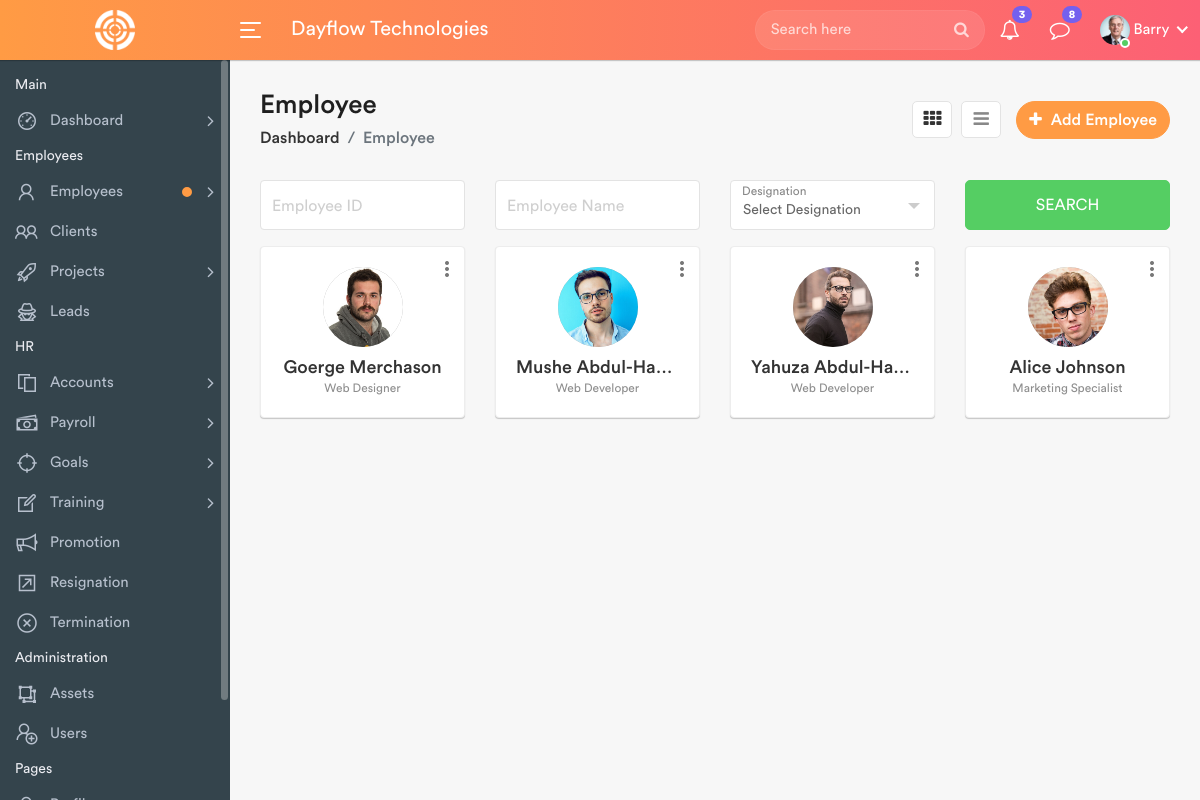
Page /employees.php (signed in) on the committed database.
### tables this page shows
CREATE TABLE `users` (
  `id` int(11) NOT NULL,
  `FirstName` varchar(200) NOT NULL,
  `LastName` varchar(200) NOT NULL,
  `UserName` varchar(200) NOT NULL,
  `Email` varchar(100) NOT NULL,
  `Password` varchar(200) NOT NULL,
  `Phone` varchar(20) NOT NULL,
  `Address` varchar(200) NOT NULL,
  `Picture` varchar(255) NOT NULL,
  `dateTime` datetime NOT NULL DEFAULT current_timestamp()
);

CREATE TABLE `employees` (
  `id` int(11) NOT NULL,
  `FirstName` varchar(100) NOT NULL,
  `LastName` varchar(100) NOT NULL,
  `UserName` varchar(20) NOT NULL,
  `Email` varchar(100) NOT NULL,
  `Password` varchar(255) NOT NULL,
  `Employee_Id` varchar(50) NOT NULL,
  `Phone` varchar(20) NOT NULL,
  `Department` varchar(255) NOT NULL,
  `Designation` varchar(255) NOT NULL,
  `Joining_Date` date NOT NULL DEFAULT current_timestamp(),
  `Picture` varchar(200) NOT NULL,
  `DateTime` datetime NOT NULL DEFAULT current_timestamp()
);

### employees.php (the view, shortened to what this page needs)
<?php
	include_once("includes/functions.php");
 ?>
<!DOCTYPE html>
<html lang="en">
    <head>
        <link rel="stylesheet" href="assets/css/bootstrap.min.css">
        <link rel="stylesheet" href="assets/css/font-awesome.min.css">
        <link rel="stylesheet" href="assets/css/line-awesome.min.css">
		<link rel="stylesheet" href="assets/css/select2.min.css">
		<link rel="stylesheet" href="assets/css/bootstrap-datetimepicker.min.css">
        <link rel="stylesheet" href="assets/css/style.css">
    </head>
    <body>
        <div class="main-wrapper">
            <?php include_once("includes/header.php");?>
            <?php include_once("includes/sidebar.php");?>
            <div class="page-wrapper">
                <div class="content container-fluid">
					<div class="page-header">
						<div class="row align-items-center">
							<div class="col">
								<h3 class="page-title">Employee</h3>
								<ul class="breadcrumb">
									<li class="breadcrumb-item"><a href="index.php">Dashboard</a></li>
									<li class="breadcrumb-item active">Employee</li>
								</ul>
							</div>
							<div class="col-auto float-right ml-auto">
								<a href="#" class="btn add-btn" data-toggle="modal" data-target="#add_employee"><i class="fa fa-plus"></i> Add Employee</a>
								<div class="view-icons">
									<a href="employees.php" title="Grid View" class="grid-view btn btn-link active"><i class="fa fa-th"></i></a>
									<a href="employees-list.php" title="Tabular View" class="list-view btn btn-link"><i class="fa fa-bars"></i></a>
								</div>
							</div>
						</div>
					</div>
					<div class="row filter-row">
						<div class="col-sm-6 col-md-3">
							<div class="form-group form-focus">
								<input type="text" class="form-control floating">
								<label class="focus-label">Employee ID</label>
							</div>
						</div>
						<div class="col-sm-6 col-md-3">
							<div class="form-group form-focus">
								<input type="text" class="form-control floating">
								<label class="focus-label">Employee Name</label>
							</div>
						</div>
						<div class="col-sm-6 col-md-3">
							<div class="form-group form-focus select-focus">
								<label class="focus-label">Designation</label>
							</div>
						</div>
						<div class="col-sm-6 col-md-3">
							<a href="#" class="btn btn-success btn-block"> Search </a>
						</div>
     </div>
					<div class="row staff-grid-row">
						<?php
										$sql = "SELECT * FROM employees";
										$query = $dbh->prepare($sql);
										$query->execute();
										$results=$query->fetchAll(PDO::FETCH_OBJ);
										if($query->rowCount() > 0)
										{
										foreach($results as $row)
										{
									?>
						<div class="col-md-4 col-sm-6 col-12 col-lg-4 col-xl-3">
							<div class="profile-widget">
								<div class="profile-img">
									<a href="profile.html" class="avatar"><img src="employees/<?php echo htmlentities($row->Picture); ?>" alt="picture"></a>
								</div>
								<div class="dropdown profile-action">
									<a href="#" class="action-icon dropdown-toggle" data-toggle="dropdown" aria-expanded="false"><i class="material-icons">more_vert</i></a>
								</div>
								<h4 class="user-name m-t-10 mb-0 text-ellipsis"><a href="profile.html"><?php echo htmlentities($row->FirstName)." ".htmlentities($row->LastName); ?></a></h4>
								<div class="small text-muted"><?php echo htmlentities($row->Designation); ?></div>
							</div>
						</div>
						<?php $cnt +=1;
    }
    } ?>
					</div>
    </div>
            </div>
        </div>
    </body>
</html>

### includes/header.php (shortened to what this page needs)
<div class="header">
	<div class="header-left">
		<a href="index.php" class="logo">
			<img src="assets/img/logo.png" width="40" height="40" alt="">
		</a>
	</div>
	<a id="toggle_btn" href="javascript:void(0);">
		<span class="bar-icon">
			<span></span>
			<span></span>
			<span></span>
		</span>
	</a>
	<div class="page-title-box">
		<h3>Dayflow Technologies</h3>
	</div>
	<ul class="nav user-menu">
		<li class="nav-item">
			<div class="top-nav-search">
				<form action="search.php">
					<input class="form-control" type="text" placeholder="Search here">
					<button class="btn" type="submit"><i class="fa fa-search"></i></button>
				</form>
			</div>
		</li>
		<li class="nav-item dropdown">
			<a href="#" class="dropdown-toggle nav-link" data-toggle="dropdown">
				<i class="fa fa-bell-o"></i> <span class="badge badge-pill">3</span>
			</a>
		</li>
		<li class="nav-item dropdown">
			<a href="#" class="dropdown-toggle nav-link" data-toggle="dropdown">
				<i class="fa fa-comment-o"></i> <span class="badge badge-pill">8</span>
			</a>
		</li>
		<?php
		$sql = "SELECT * from users";
		$query = $dbh -> prepare($sql);
		$query->execute();
		$result=$query->fetch(PDO::FETCH_OBJ);
		?>
		<li class="nav-item dropdown has-arrow main-drop">
			<a href="#" class="dropdown-toggle nav-link" data-toggle="dropdown">
				<span class="user-img"><img src="./profiles/<?php echo htmlentities($result->Picture);?>" alt="User Picture">
				<span class="status online"></span></span>
				<span><?php echo htmlentities(ucfirst($_SESSION['userlogin']));?></span>
			</a>
		</li>
	</ul>
</div>

### includes/sidebar.php (shortened to what this page needs)
<div class="sidebar" id="sidebar">
                <div class="sidebar-inner slimscroll">
					<div id="sidebar-menu" class="sidebar-menu">
						<ul>
							<li class="menu-title">
								<span>Main</span>
							</li>
							<li class="submenu">
								<a href="#"><i class="la la-dashboard"></i> <span> Dashboard</span> <span class="menu-arrow"></span></a>
							</li>
							<li class="menu-title">
								<span>Employees</span>
							</li>
							<li class="submenu">
								<a href="#" class="noti-dot"><i class="la la-user"></i> <span> Employees</span> <span class="menu-arrow"></span></a>
							</li>
							<li>
								<a href="clients.php"><i class="la la-users"></i> <span>Clients</span></a>
							</li>
							<li class="submenu">
								<a href="#"><i class="la la-rocket"></i> <span> Projects</span> <span class="menu-arrow"></span></a>
							</li>
							<li>
								<a href="leads.php"><i class="la la-user-secret"></i> <span>Leads</span></a>
							</li>
							<li class="menu-title">
								<span>HR</span>
							</li>
							<li class="submenu">
								<a href="#"><i class="la la-files-o"></i> <span> Accounts </span> <span class="menu-arrow"></span></a>
							</li>
							<li class="submenu">
								<a href="#"><i class="la la-money"></i> <span> Payroll </span> <span class="menu-arrow"></span></a>
							</li>
							<li class="submenu">
								<a href="#"><i class="la la-crosshairs"></i> <span> Goals </span> <span class="menu-arrow"></span></a>
							</li>
							<li class="submenu">
								<a href="#"><i class="la la-edit"></i> <span> Training </span> <span class="menu-arrow"></span></a>
							</li>
							<li><a href="promotion.php"><i class="la la-bullhorn"></i> <span>Promotion</span></a></li>
							<li><a href="resignation.php"><i class="la la-external-link-square"></i> <span>Resignation</span></a></li>
							<li><a href="termination.php"><i class="la la-times-circle"></i> <span>Termination</span></a></li>
							<li class="menu-title">
								<span>Administration</span>
							</li>
							<li>
								<a href="assets.php"><i class="la la-object-ungroup"></i> <span>Assets</span></a>
							</li>
							<li>
								<a href="users.php"><i class="la la-user-plus"></i> <span>Users</span></a>
							</li>
							<li class="menu-title">
								<span>Pages</span>
							</li>
							<li class="submenu">
								<a href="#"><i class="la la-user"></i> <span> Profile </span> <span class="menu-arrow"></span></a>
							</li>
						</ul>
					</div>
                </div>
            </div>

### rows in the picture
users: Picture (picture)
employees: Picture (picture), FirstName "Goerge", LastName "Merchason", Designation "Web Designer"
employees: Picture (picture), FirstName "Mushe", LastName "Abdul-Ha…", Designation "Web Developer"
employees: Picture (picture), FirstName "Yahuza", LastName "Abdul-Ha…", Designation "Web Developer"
employees: Picture (picture), FirstName "Alice", LastName "Johnson", Designation "Marketing Specialist"

### other values in the picture
$_SESSION['userlogin'] "Barry"
